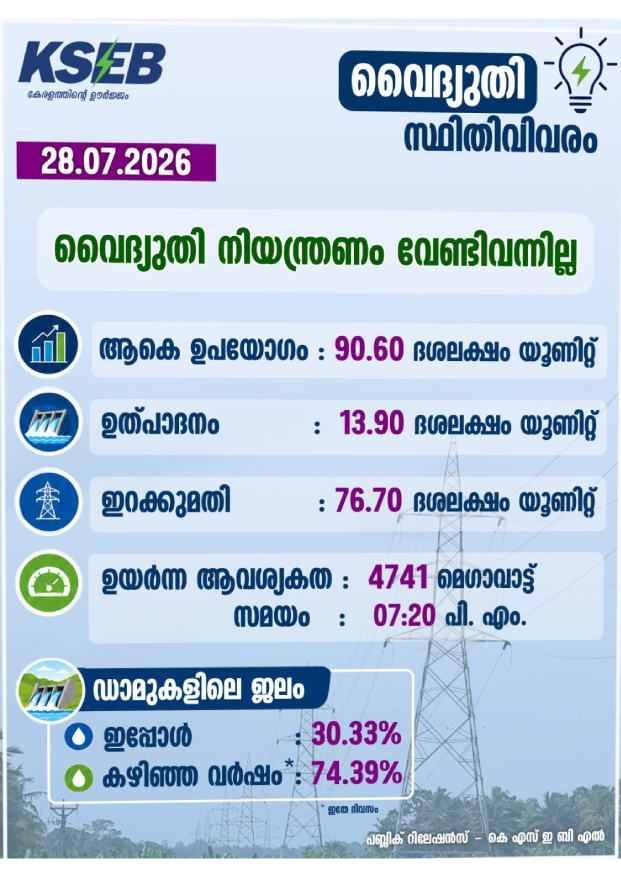
#> input picture template.png, 2481 x 3508 px, found by its file name (shown at 1/4 size)
$ python measure_template.py
#> lines starting #> are read from the running program, lines starting #| are printed output that depends on the picture
import cv2
import os

TEMPLATE_PATH = "template.png"

METRICS = [
    "consumption",
    "production",
    "import",
    "peak",
    "peak_time",
    "dam_now",
    "dam_before"
]

if not os.path.exists(TEMPLATE_PATH):
    print(f" Error: {TEMPLATE_PATH} not found!")
    exit()

img = cv2.imread(TEMPLATE_PATH)
#> img is the input picture: shape (3508, 2481, 3); mean B, G, R 219.1, 199.5, 182
h, w = img.shape[:2]
#> h = 3508; w = 2481

# Scale image so it fits comfortably on screen during selection
screen_h = 800
scale = screen_h / float(h)
#> scale = 0.228
resized_img = cv2.resize(img, (0, 0), fx=scale, fy=scale)
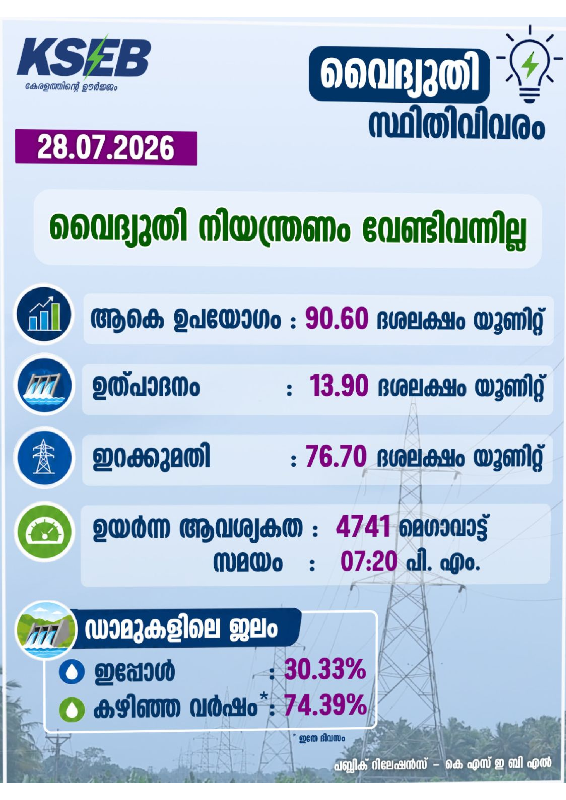
#> resized_img: shape (800, 566, 3); mean B, G, R 219.1, 199.6, 182

new_boxes = {}

print("=" * 60)
print(" INSTRUCTIONS:")
print("1. A window will pop up for each metric.")
print("2. Drag a box around the target number with your mouse.")
print("3. Press SPACE or ENTER to confirm and move to the next metric.")
print("=" * 60)

for metric in METRICS:
    window_title = f"Select box for: [{metric.upper()}] (Press SPACE/ENTER when done)"
#> (the run stopped early here; a loop or call above may not have finished)
